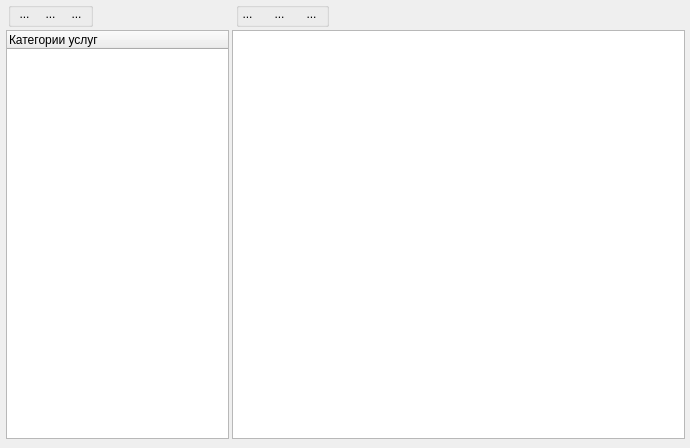
<?xml version="1.0" encoding="UTF-8"?>
<ui version="4.0">
 <class>frmUslugi</class>
 <widget class="QWidget" name="frmUslugi">
  <property name="windowModality">
   <enum>Qt::WindowModal</enum>
  </property>
  <property name="geometry">
   <rect>
    <x>0</x>
    <y>0</y>
    <width>690</width>
    <height>448</height>
   </rect>
  </property>
  <property name="windowTitle">
   <string>Прейскурант</string>
  </property>
  <property name="layoutDirection">
   <enum>Qt::LeftToRight</enum>
  </property>
  <widget class="QTreeWidget" name="treeWidget">
   <property name="geometry">
    <rect>
     <x>6</x>
     <y>30</y>
     <width>223</width>
     <height>409</height>
    </rect>
   </property>
   <property name="rootIsDecorated">
    <bool>false</bool>
   </property>
   <property name="animated">
    <bool>true</bool>
   </property>
   <attribute name="headerShowSortIndicator" stdset="0">
    <bool>false</bool>
   </attribute>
   <column>
    <property name="text">
     <string>Категории услуг</string>
    </property>
   </column>
  </widget>
  <widget class="QGroupBox" name="groupBox">
   <property name="geometry">
    <rect>
     <x>8</x>
     <y>2</y>
     <width>85</width>
     <height>25</height>
    </rect>
   </property>
   <property name="title">
    <string/>
   </property>
   <widget class="QToolButton" name="del_gr">
    <property name="geometry">
     <rect>
      <x>57</x>
      <y>1</y>
      <width>23</width>
      <height>22</height>
     </rect>
    </property>
    <property name="text">
     <string>...</string>
    </property>
    <property name="icon">
     <iconset resource="icons.qrc">
      <normaloff>:/res/icons/5.ico</normaloff>:/res/icons/5.ico</iconset>
    </property>
    <property name="checkable">
     <bool>false</bool>
    </property>
    <property name="autoRepeat">
     <bool>false</bool>
    </property>
    <property name="autoExclusive">
     <bool>false</bool>
    </property>
    <property name="autoRaise">
     <bool>true</bool>
    </property>
   </widget>
   <widget class="QToolButton" name="add_gr">
    <property name="geometry">
     <rect>
      <x>5</x>
      <y>1</y>
      <width>23</width>
      <height>22</height>
     </rect>
    </property>
    <property name="text">
     <string>...</string>
    </property>
    <property name="icon">
     <iconset resource="icons.qrc">
      <normaloff>:/res/icons/7.ico</normaloff>:/res/icons/7.ico</iconset>
    </property>
    <property name="checkable">
     <bool>false</bool>
    </property>
    <property name="autoRepeat">
     <bool>false</bool>
    </property>
    <property name="autoExclusive">
     <bool>false</bool>
    </property>
    <property name="popupMode">
     <enum>QToolButton::DelayedPopup</enum>
    </property>
    <property name="autoRaise">
     <bool>true</bool>
    </property>
   </widget>
   <widget class="QToolButton" name="edit_gr">
    <property name="geometry">
     <rect>
      <x>31</x>
      <y>1</y>
      <width>23</width>
      <height>22</height>
     </rect>
    </property>
    <property name="text">
     <string>...</string>
    </property>
    <property name="icon">
     <iconset resource="icons.qrc">
      <normaloff>:/res/icons/11.ico</normaloff>:/res/icons/11.ico</iconset>
    </property>
    <property name="checkable">
     <bool>false</bool>
    </property>
    <property name="autoRepeat">
     <bool>false</bool>
    </property>
    <property name="autoExclusive">
     <bool>false</bool>
    </property>
    <property name="autoRaise">
     <bool>true</bool>
    </property>
   </widget>
  </widget>
  <widget class="QGroupBox" name="groupBox_2">
   <property name="geometry">
    <rect>
     <x>236</x>
     <y>2</y>
     <width>93</width>
     <height>25</height>
    </rect>
   </property>
   <property name="title">
    <string/>
   </property>
   <widget class="QToolButton" name="del_usluga">
    <property name="geometry">
     <rect>
      <x>64</x>
      <y>1</y>
      <width>23</width>
      <height>22</height>
     </rect>
    </property>
    <property name="text">
     <string>...</string>
    </property>
    <property name="icon">
     <iconset resource="icons.qrc">
      <normaloff>:/res/icons/5.ico</normaloff>:/res/icons/5.ico</iconset>
    </property>
    <property name="checkable">
     <bool>false</bool>
    </property>
    <property name="autoRepeat">
     <bool>false</bool>
    </property>
    <property name="autoExclusive">
     <bool>false</bool>
    </property>
    <property name="autoRaise">
     <bool>true</bool>
    </property>
   </widget>
   <widget class="QToolButton" name="edit_usluga">
    <property name="geometry">
     <rect>
      <x>32</x>
      <y>1</y>
      <width>23</width>
      <height>22</height>
     </rect>
    </property>
    <property name="text">
     <string>...</string>
    </property>
    <property name="icon">
     <iconset resource="icons.qrc">
      <normaloff>:/res/icons/11.ico</normaloff>:/res/icons/11.ico</iconset>
    </property>
    <property name="checkable">
     <bool>false</bool>
    </property>
    <property name="autoRepeat">
     <bool>false</bool>
    </property>
    <property name="autoExclusive">
     <bool>false</bool>
    </property>
    <property name="autoRaise">
     <bool>true</bool>
    </property>
   </widget>
   <widget class="QToolButton" name="add_usluga">
    <property name="geometry">
     <rect>
      <x>0</x>
      <y>1</y>
      <width>23</width>
      <height>22</height>
     </rect>
    </property>
    <property name="text">
     <string>...</string>
    </property>
    <property name="icon">
     <iconset resource="icons.qrc">
      <normaloff>:/res/icons/7.ico</normaloff>:/res/icons/7.ico</iconset>
    </property>
    <property name="checkable">
     <bool>false</bool>
    </property>
    <property name="autoRepeat">
     <bool>false</bool>
    </property>
    <property name="autoExclusive">
     <bool>false</bool>
    </property>
    <property name="popupMode">
     <enum>QToolButton::DelayedPopup</enum>
    </property>
    <property name="autoRaise">
     <bool>true</bool>
    </property>
   </widget>
  </widget>
  <widget class="QTableView" name="tableUslugi">
   <property name="geometry">
    <rect>
     <x>232</x>
     <y>30</y>
     <width>453</width>
     <height>409</height>
    </rect>
   </property>
  </widget>
 </widget>
 <resources>
  <include location="icons.qrc"/>
 </resources>
 <connections/>
</ui>
